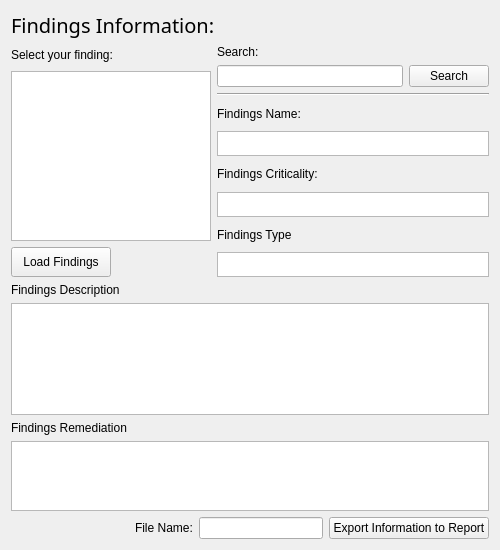
               <widget class="QWidget" name="scrollAreaWidgetContents_2">
                <property name="geometry">
                 <rect>
                  <x>0</x>
                  <y>0</y>
                  <width>500</width>
                  <height>550</height>
                 </rect>
                </property>
                <layout class="QVBoxLayout" name="verticalLayout_40">
                 <item>
                  <layout class="QVBoxLayout" name="verticalLayout_39">
                   <item>
                    <widget class="QLabel" name="FindingsInformation_Window">
                     <property name="maximumSize">
                      <size>
                       <width>300</width>
                       <height>30</height>
                      </size>
                     </property>
                     <property name="font">
                      <font>
                       <family>Eras Bold ITC</family>
                       <pointsize>15</pointsize>
                      </font>
                     </property>
                     <property name="text">
                      <string>Findings Information:</string>
                     </property>
                    </widget>
                   </item>
                   <item>
                    <layout class="QHBoxLayout" name="horizontalLayout_14">
                     <item>
                      <layout class="QVBoxLayout" name="verticalLayout_34">
                       <item>
                        <widget class="QLabel" name="selectyourfinding_Window">
                         <property name="minimumSize">
                          <size>
                           <width>120</width>
                           <height>20</height>
                          </size>
                         </property>
                         <property name="maximumSize">
                          <size>
                           <width>120</width>
                           <height>20</height>
                          </size>
                         </property>
                         <property name="text">
                          <string>Select your finding:</string>
                         </property>
                        </widget>
                       </item>
                       <item>
                        <widget class="QListWidget" name="FindingsListWidget_Window">
                         <property name="minimumSize">
                          <size>
                           <width>200</width>
                           <height>170</height>
                          </size>
                         </property>
                         <property name="maximumSize">
                          <size>
                           <width>200</width>
                           <height>170</height>
                          </size>
                         </property>
                        </widget>
                       </item>
                       <item>
                        <widget class="QPushButton" name="LoadFindings_WindowBTN">
                         <property name="minimumSize">
                          <size>
                           <width>0</width>
                           <height>30</height>
                          </size>
                         </property>
                         <property name="maximumSize">
                          <size>
                           <width>100</width>
                           <height>30</height>
                          </size>
                         </property>
                         <property name="text">
                          <string>Load Findings</string>
                         </property>
                        </widget>
                       </item>
                      </layout>
                     </item>
                     <item>
                      <layout class="QVBoxLayout" name="verticalLayout_33">
                       <item>
                        <layout class="QVBoxLayout" name="verticalLayout_32">
                         <item>
                          <widget class="QLabel" name="searchLBL">
                           <property name="minimumSize">
                            <size>
                             <width>60</width>
                             <height>0</height>
                            </size>
                           </property>
                           <property name="maximumSize">
                            <size>
                             <width>60</width>
                             <height>20</height>
                            </size>
                           </property>
                           <property name="text">
                            <string>Search:</string>
                           </property>
                          </widget>
                         </item>
                         <item>
                          <layout class="QHBoxLayout" name="horizontalLayout_13">
                           <item>
                            <widget class="QLineEdit" name="searchbarLineEdit">
                             <property name="minimumSize">
                              <size>
                               <width>150</width>
                               <height>0</height>
                              </size>
                             </property>
                             <property name="maximumSize">
                              <size>
                               <width>200</width>
                               <height>30</height>
                              </size>
                             </property>
                            </widget>
                           </item>
                           <item>
                            <widget class="QPushButton" name="SearchBarBTN">
                             <property name="text">
                              <string>Search</string>
                             </property>
                            </widget>
                           </item>
                          </layout>
                         </item>
                        </layout>
                       </item>
                       <item>
                        <widget class="Line" name="line_6">
                         <property name="orientation">
                          <enum>Qt::Horizontal</enum>
                         </property>
                        </widget>
                       </item>
                       <item>
                        <layout class="QVBoxLayout" name="verticalLayout_31">
                         <item>
                          <layout class="QVBoxLayout" name="verticalLayout_28">
                           <item>
                            <widget class="QLabel" name="NameYourFindingLBL_Window">
                             <property name="maximumSize">
                              <size>
                               <width>130</width>
                               <height>25</height>
                              </size>
                             </property>
                             <property name="text">
                              <string>Findings Name:</string>
                             </property>
                            </widget>
                           </item>
                           <item>
                            <widget class="QTextEdit" name="NameYourFindingTextEdit_Window">
                             <property name="maximumSize">
                              <size>
                               <width>500</width>
                               <height>25</height>
                              </size>
                             </property>
                            </widget>
                           </item>
                          </layout>
                         </item>
                         <item>
                          <layout class="QVBoxLayout" name="verticalLayout_16">
                           <item>
                            <widget class="QLabel" name="NewFindingCriticalityLBL_Window">
                             <property name="maximumSize">
                              <size>
                               <width>120</width>
                               <height>30</height>
                              </size>
                             </property>
                             <property name="text">
                              <string>Findings Criticality:</string>
                             </property>
                            </widget>
                           </item>
                           <item>
                            <widget class="QTextEdit" name="NewFindingCriticalityTextEdit_Window">
                             <property name="maximumSize">
                              <size>
                               <width>500</width>
                               <height>25</height>
                              </size>
                             </property>
                            </widget>
                           </item>
                          </layout>
                         </item>
                         <item>
                          <layout class="QVBoxLayout" name="verticalLayout_11">
                           <item>
                            <widget class="QLabel" name="NewfindingTypeLBL_Window">
                             <property name="maximumSize">
                              <size>
                               <width>120</width>
                               <height>16777215</height>
                              </size>
                             </property>
                             <property name="text">
                              <string>Findings Type</string>
                             </property>
                            </widget>
                           </item>
                           <item>
                            <widget class="QTextEdit" name="NewfindingTypeTextEdit_Window">
                             <property name="minimumSize">
                              <size>
                               <width>200</width>
                               <height>0</height>
                              </size>
                             </property>
                             <property name="maximumSize">
                              <size>
                               <width>500</width>
                               <height>25</height>
                              </size>
                             </property>
                            </widget>
                           </item>
                          </layout>
                         </item>
                        </layout>
                       </item>
                      </layout>
                     </item>
                    </layout>
                   </item>
                   <item>
                    <layout class="QVBoxLayout" name="verticalLayout_29">
                     <item>
                      <layout class="QVBoxLayout" name="verticalLayout_10">
                       <item>
                        <widget class="QLabel" name="NewFindingDescriptionLBL_Window">
                         <property name="maximumSize">
                          <size>
                           <width>120</width>
                           <height>16777215</height>
                          </size>
                         </property>
                         <property name="text">
                          <string>Findings Description</string>
                         </property>
                        </widget>
                       </item>
                       <item>
                        <widget class="QTextEdit" name="NewFindingDescriptionTextEdit_Window">
                         <property name="maximumSize">
                          <size>
                           <width>500</width>
                           <height>130</height>
                          </size>
                         </property>
                        </widget>
                       </item>
                      </layout>
                     </item>
                     <item>
                      <layout class="QVBoxLayout" name="verticalLayout_9">
                       <item>
                        <widget class="QLabel" name="NewFindingRemediationLBL_Window">
                         <property name="maximumSize">
                          <size>
                           <width>130</width>
                           <height>16777215</height>
                          </size>
                         </property>
                         <property name="text">
                          <string>Findings Remediation</string>
                         </property>
                        </widget>
                       </item>
                       <item>
                        <widget class="QTextEdit" name="NewFindingRemediationTextEdit_Window">
                         <property name="maximumSize">
                          <size>
                           <width>500</width>
                           <height>80</height>
                          </size>
                         </property>
                        </widget>
                       </item>
                      </layout>
                     </item>
                     <item>
                      <layout class="QHBoxLayout" name="horizontalLayout_10">
                       <item>
                        <spacer name="horizontalSpacer">
                         <property name="orientation">
                          <enum>Qt::Horizontal</enum>
                         </property>
                         <property name="sizeHint" stdset="0">
                          <size>
                           <width>40</width>
                           <height>20</height>
                          </size>
                         </property>
                        </spacer>
                       </item>
                       <item>
                        <widget class="QLabel" name="FilenameLBL">
                         <property name="text">
                          <string>File Name:</string>
                         </property>
                        </widget>
                       </item>
                       <item>
                        <widget class="QLineEdit" name="NameFileLineEdit_Window"/>
                       </item>
                       <item>
                        <widget class="QPushButton" name="ExportInformationtoReportBTN_Window">
                         <property name="maximumSize">
                          <size>
                           <width>200</width>
                           <height>30</height>
                          </size>
                         </property>
                         <property name="text">
                          <string>Export Information to Report</string>
                         </property>
                        </widget>
                       </item>
                      </layout>
                     </item>
                    </layout>
                   </item>
                  </layout>
                 </item>
                 <item>
                  <spacer name="verticalSpacer_2">
                   <property name="orientation">
                    <enum>Qt::Vertical</enum>
                   </property>
                   <property name="sizeHint" stdset="0">
                    <size>
                     <width>20</width>
                     <height>0</height>
                    </size>
                   </property>
                  </spacer>
                 </item>
                </layout>
               </widget>
